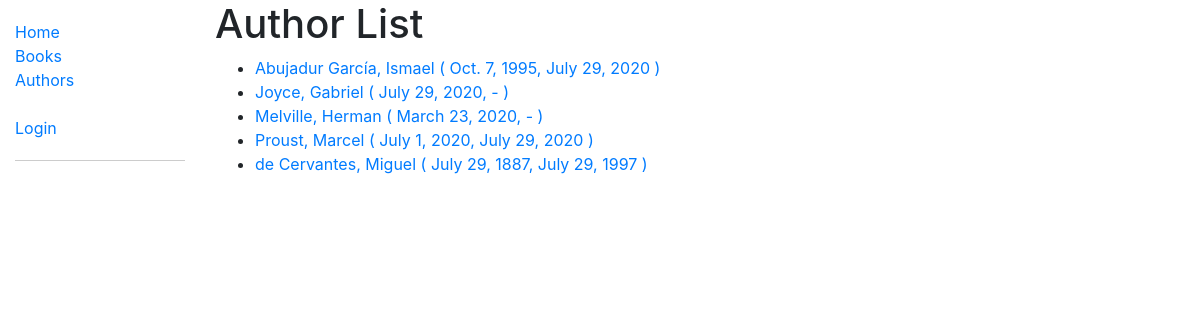
The app's page /catalog/authors/, older data.
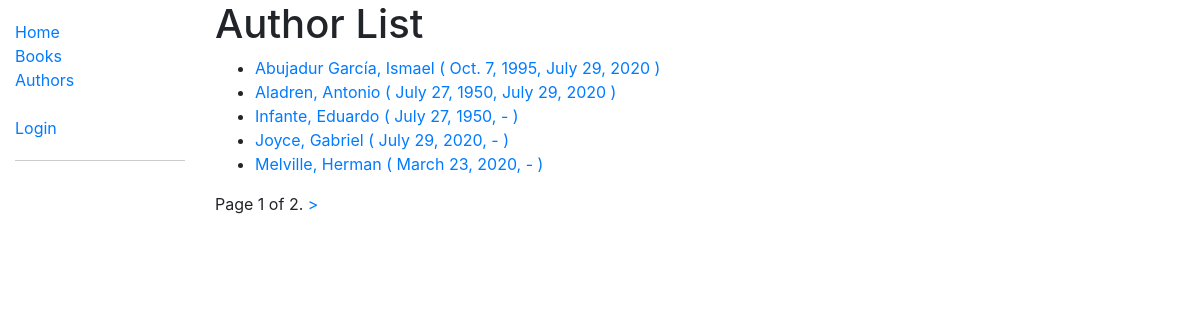
The same page, newer data.
### catalog/models.py (models this page shows, shortened)
class Author(models.Model):
    first_name = models.CharField(max_length=100)
    last_name = models.CharField(max_length=100)
    date_of_birth = models.DateField(null=True, blank=True)
    date_of_death = models.DateField('died', null=True, blank=True)
    def get_absolute_url(self):
        return reverse('author-detail', args=[str(self.id)])
    class Meta:
        ordering = ['last_name', 'first_name']

### catalog/views.py (the view)
# urls.py: path('authors/', views.AuthorListView.as_view(), name='authors'),
class AuthorListView(generic.ListView):
    model = Author
    paginate_by = 5

### catalog/templates/catalog/author_list.html (shortened to what this page needs)
{% extends "base_generic.html" %} {% block content %}
<h1>Author List</h1>
{% if author_list %}
<ul>
    {% for author in author_list %}
    <li>
        <a href="{{author.get_absolute_url}}">
            {{author.last_name}}, {{author.first_name}} ( {{author.date_of_birth}},
            {% if author.date_of_death %}
            {{author.date_of_death}}
            {% else %}
            -
            {% endif %} )</a>
    </li>
    {% endfor %}
</ul>
{% else %}
<p>There are no authors in the library.</p>
{% endif %} {% endblock %}

### catalog/templates/base_generic.html (shortened to what this page needs)
<!DOCTYPE html>
<html lang="en">
<head>
  <link rel="stylesheet" href="https://stackpath.bootstrapcdn.com/bootstrap/4.1.3/css/bootstrap.min.css"
 />
  {% load static %}
  <link rel="stylesheet" href="{% static 'css/styles.css' %}" />
</head>
<body>
  <div class="container-fluid">
    <div class="row">
      <div class="col-sm-2">
        {% block sidebar %}
        <ul class="sidebar-nav">
          <li><a href="{% url 'index' %}">Home</a></li>
          <li><a href="{% url 'books' %}">Books</a></li>
          <li><a href="{% url 'authors' %}">Authors</a></li>
          <br>
          {% if user.is_authenticated %}
          <li>User: {{ user.get_username }}</li>
          <li><a href="{% url 'my-borrowed' %}">Borrowed</a></li>
          <li style="border-bottom: 1px solid rgba(0, 0, 0, 0.2); padding-bottom: 20px;"><a
              href="{% url 'logout' %}">Logout</a></li>
            {% if perms.catalog.can_mark_returned %}
            <br>
            <li>Staff</li>
            <li><a href="{%url 'all-borrowed'%}">All borrowed</a></li>
            {% endif %}
          {% else %}
          <li style="border-bottom: 1px solid rgba(0, 0, 0, 0.2); padding-bottom: 20px;"><a
              href="{% url 'login'%}?next={{request.path}}">Login</a></li>
          {% endif %}
        </ul>
        {% endblock sidebar %}
      </div>
      <div class="col-sm-10 ">{% block content %}{% endblock content %}
        {% block pagination %}
        {% if is_paginated %}
        <div class='pagination'>
          <span class='page_links'>
            <span class='page-current'>
              Page {{ page_obj.number }} of {{ page_obj.paginator.num_pages }}.
            </span>
            {% if page_obj.has_next %}
            <a href="{{ request.path }}?page={{ page_obj.next_page_number }}">&#62;</a>
            {% endif %}
          </span>
        </div>
        {% endif %}
        {% endblock pagination %}
      </div>
    </div>
  </div>
</body>
</html>

### catalog/static/css/styles.css (style rules this page uses)
.sidebar-nav { margin-top: 20px; padding: 0; list-style: none; }

Row changes from the older to the newer data that the page shows:
no longer on this page (row unchanged): Author: last_name "Proust", first_name "Marcel", date_of_birth "July 1, 2020", date_of_death "July 29, 2020"
no longer on this page (row unchanged): Author: last_name "de Cervantes", first_name "Miguel", date_of_birth "July 29, 1887", date_of_death "July 29, 1997"
added Author: last_name "Aladren", first_name "Antonio", date_of_birth "July 27, 1950", date_of_death "July 29, 2020"
added Author: last_name "Infante", first_name "Eduardo", date_of_birth "July 27, 1950"
Text that changed along with them:
{{ page_obj.number }}: (not shown) → "1"
{{ page_obj.paginator.num_pages }}: (not shown) → "2"
text now shown: "Page of . >"
